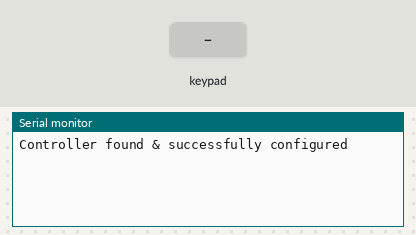
A sketch run on a simulated Arduino Uno, built with avr-gcc and run on an emulated ATmega328P. On the bench: the last lines printed to the serial monitor. The test bench sets the inputs (shaded band).

Above: at 2.5 s.
2.6 s: key 'L' pressed
At 3.8 s:
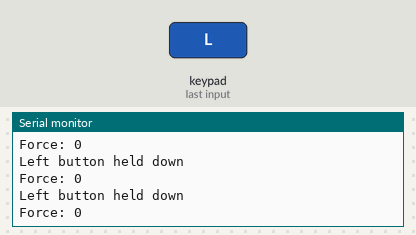
4.1 s: key 'X' pressed
At 4.6 s:
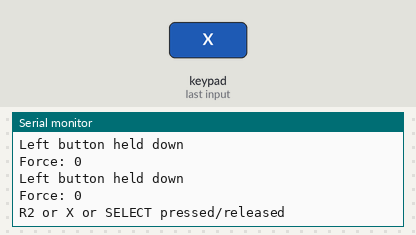

The sketch:

ps2-controller.ino
```cpp
#include <PS2X_lib.h>

bool routine(const unsigned long int t, const unsigned int i);

PS2X ps2x;

int status = 1;

void setup() {
  Serial.begin(57600);

  delay(1000); // the module needs some time to boot up

  while (status != 0) {
    status = ps2x.config_gamepad(12, 11, 10, 8, true, true);
    delay(300);
  }
  //the clock(7) pin, command(2) pin, attention(6) pin and the data(1) pin
  //pressure and rumble feature enabled

  if (status == 0) { //no error
    Serial.println("Controller found & successfully configured");
  }
  else {
    Serial.println("oooops, something went wrong");
  }
}

void loop() {
  if (status != 0) {
    return; //error occured, skip the loop
  }
  if (!routine(50, 0)) { //returns true every 50 milliseconds
    return;
  }
  ps2x.read_gamepad(false, 0); //changing false to true or 0 to some value may
  //cause the motors to vibrate; try them out for yourselves!

  if (ps2x.Button(PSB_PAD_LEFT)) { //returns true if the left button is held down
    Serial.println("Left button held down");
    Serial.print("Force: ");
    Serial.println(ps2x.Analog(PSAB_PAD_RIGHT), DEC);
  }

  if (ps2x.ButtonPressed(PSB_CROSS) ||
      ps2x.NewButtonState(PSB_R2) ||
      ps2x.ButtonReleased(PSB_SELECT)) {
    Serial.println("R2 or X or SELECT pressed/released");
  }

  if(ps2x.Button(PSB_L3) || ps2x.Button(PSB_R3)) { //joystick is pressed
    Serial.print("Joystick Values(Left Y,X; Right Y,X;):");
    Serial.print(ps2x.Analog(PSS_LX), DEC);
    Serial.print(",");
    Serial.print(ps2x.Analog(PSS_LY), DEC);
    Serial.print(",");
    Serial.print(ps2x.Analog(PSS_RX), DEC);
    Serial.print(",");
    Serial.print(ps2x.Analog(PSS_RY), DEC);
    Serial.print('\n');
  }
}

bool routine(const unsigned long int t, const unsigned int i) {
  static unsigned long int timeOfLast[16] = {0}; //this initializes an array to 0
  if (i >= 16) {
    return false;
  }
  unsigned long int timeNow = millis();
  if (timeNow - timeOfLast[i] >= t) {
    timeOfLast[i] = timeNow;
    return true;
  }
  return false;
}
```

Measured:
- after the input at 2.6 s, the serial monitor: prints a new line at once (image 1)
- after the input at 4.1 s, the serial monitor: prints a new line at once (image 2)
